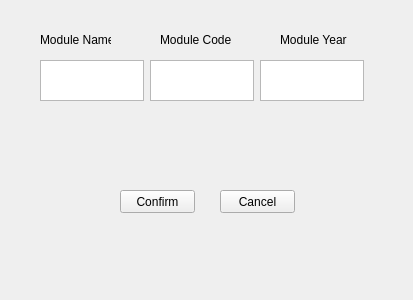
<?xml version="1.0" encoding="UTF-8"?>
<ui version="4.0">
 <class>Form</class>
 <widget class="QWidget" name="Form">
  <property name="windowModality">
   <enum>Qt::WindowModal</enum>
  </property>
  <property name="geometry">
   <rect>
    <x>0</x>
    <y>0</y>
    <width>413</width>
    <height>300</height>
   </rect>
  </property>
  <property name="windowTitle">
   <string>Form</string>
  </property>
  <widget class="QPushButton" name="new_mod_confirm">
   <property name="geometry">
    <rect>
     <x>120</x>
     <y>190</y>
     <width>75</width>
     <height>23</height>
    </rect>
   </property>
   <property name="text">
    <string>Confirm</string>
   </property>
  </widget>
  <widget class="QPushButton" name="new_mod_cancel">
   <property name="geometry">
    <rect>
     <x>220</x>
     <y>190</y>
     <width>75</width>
     <height>23</height>
    </rect>
   </property>
   <property name="text">
    <string>Cancel</string>
   </property>
  </widget>
  <widget class="QPlainTextEdit" name="mod_name_input">
   <property name="geometry">
    <rect>
     <x>40</x>
     <y>60</y>
     <width>104</width>
     <height>41</height>
    </rect>
   </property>
   <property name="plainText">
    <string/>
   </property>
   <property name="placeholderText">
    <string/>
   </property>
  </widget>
  <widget class="QPlainTextEdit" name="mod_code_input">
   <property name="geometry">
    <rect>
     <x>150</x>
     <y>60</y>
     <width>104</width>
     <height>41</height>
    </rect>
   </property>
   <property name="plainText">
    <string/>
   </property>
  </widget>
  <widget class="QPlainTextEdit" name="mod_year_input">
   <property name="geometry">
    <rect>
     <x>260</x>
     <y>60</y>
     <width>104</width>
     <height>41</height>
    </rect>
   </property>
   <property name="plainText">
    <string/>
   </property>
  </widget>
  <widget class="QLabel" name="label">
   <property name="geometry">
    <rect>
     <x>40</x>
     <y>30</y>
     <width>71</width>
     <height>20</height>
    </rect>
   </property>
   <property name="text">
    <string>Module Name</string>
   </property>
  </widget>
  <widget class="QLabel" name="label_2">
   <property name="geometry">
    <rect>
     <x>160</x>
     <y>30</y>
     <width>71</width>
     <height>20</height>
    </rect>
   </property>
   <property name="text">
    <string>Module Code</string>
   </property>
  </widget>
  <widget class="QLabel" name="label_3">
   <property name="geometry">
    <rect>
     <x>280</x>
     <y>30</y>
     <width>71</width>
     <height>20</height>
    </rect>
   </property>
   <property name="text">
    <string>Module Year</string>
   </property>
  </widget>
 </widget>
 <resources/>
 <connections/>
</ui>
